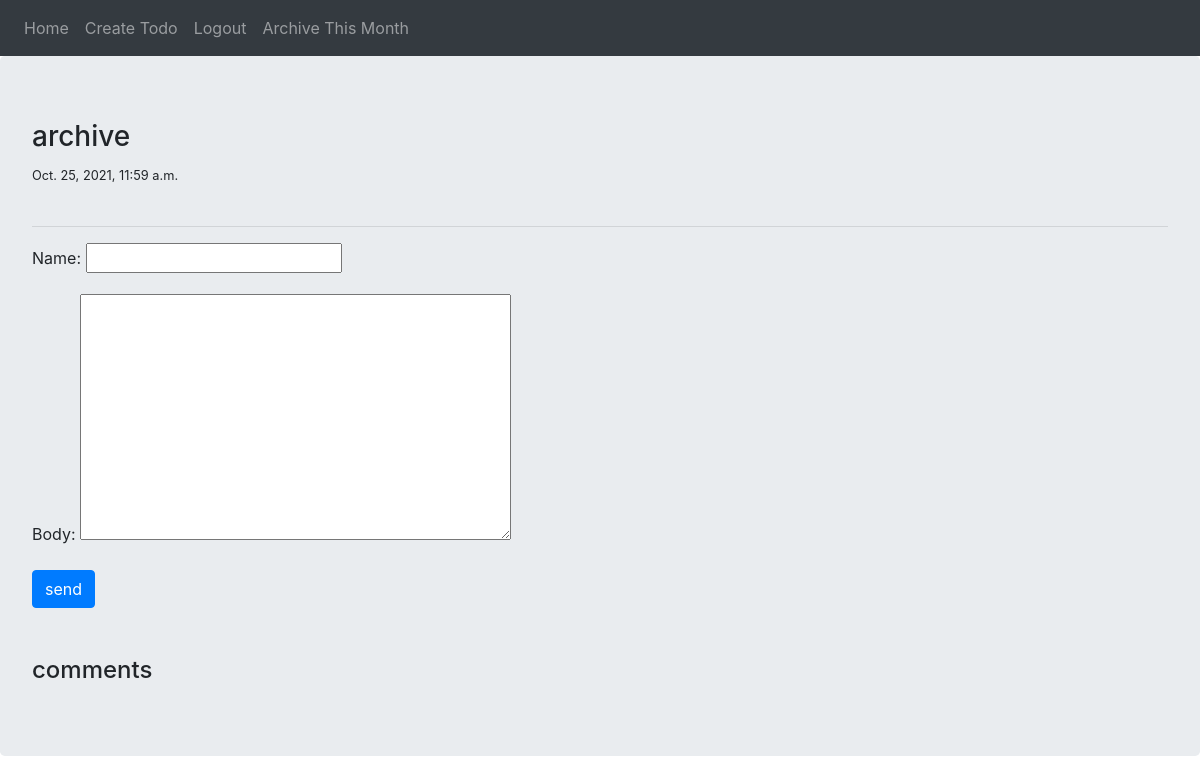
The app's page /6/archive/ (signed in), older data.
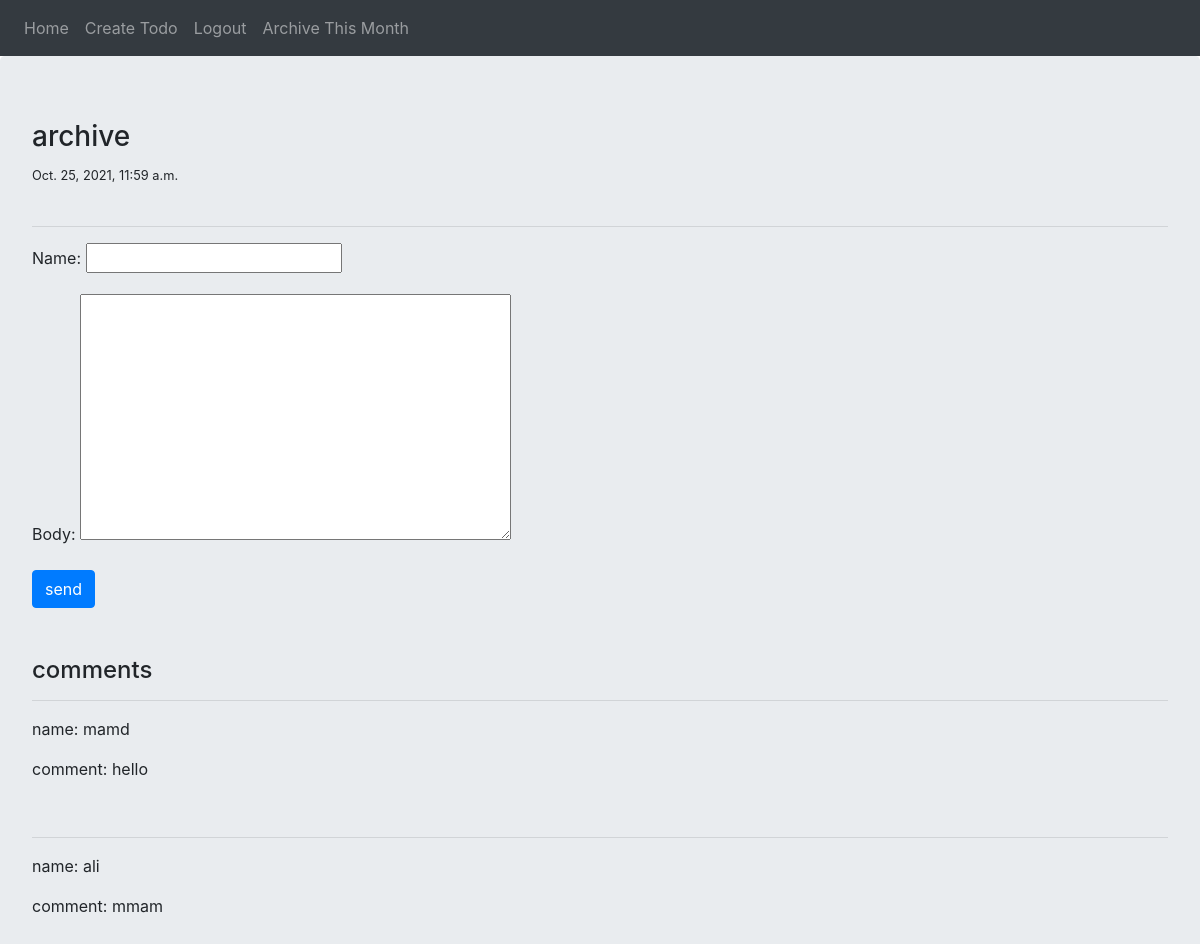
The same page, newer data.
### first/models.py (models this page shows, shortened)
class Todo(models.Model):
    title = models.CharField(max_length=100)
    slug = models.SlugField(blank=True, null=True)
    created = models.DateTimeField(auto_now_add=True)
    published = models.DateTimeField(default=timezone.now)

class Comment(models.Model):
    todo = models.ForeignKey(Todo, on_delete=models.CASCADE, related_name='comments')
    name = models.CharField(max_length=200)
    body = models.TextField()

### first/views.py (the view, shortened to what this page needs)
# urls.py: path('<int:pk>/<slug:todo_slug>/', views.DetailTodo.as_view(), name='detail_todo'),
class DetailTodo(LoginRequiredMixin, FormMixin, DetailView):
    template_name = 'first/detail.html'
    context_object_name = 'todo'
    def get_queryset(self, **kwargs):
        return Todo.objects.filter(id=self.kwargs['pk'], slug__iexact=self.kwargs['todo_slug'])
    form_class = CommentForm

### first/forms.py
class CommentForm(forms.ModelForm):
    class Meta:
        model = Comment
        fields = ('name', 'body')

### first/templates/first/detail.html (shortened to what this page needs)
{% extends 'base.html' %}
{% block content %}
    <h3>
        {{ todo.title }}
    </h3>
    <small>
        {{ todo.created }}
    </small>
    <br>
    <br>
    <hr>
    <form method="post">
        {{ form.as_p }}
        <input type="submit" class="btn btn-primary" value="send">
    </form>
    <br>
    <br>
    <h4>
        comments
    </h4>
    {% for cmt in todo.comments.all %}
        <hr>
        <p>
            name: {{ cmt.name }}
        </p>
        <p>
            comment: {{ cmt.body }}
        </p>
        <br>
    {% endfor %}
{% endblock %}

### templates/base.html (shortened to what this page needs)
<!DOCTYPE html>
<html lang="en">
<head>
    <link rel="stylesheet" href="https://cdn.jsdelivr.net/npm/bootstrap@4.6.0/dist/css/bootstrap.min.css">
</head>
<body>
    {% include 'inc/navbar.html' %}
    <div class="jumbotron">
        {% block content %} {% endblock %}
    </div>
</body>
</html>

### templates/inc/navbar.html
<nav class="navbar navbar-expand-lg navbar-dark bg-dark">
    <div class="navbar-nav">
            <a class="nav-link" href="{% url 'first:home' %}">Home</a>
            <a class="nav-link" href="{% url 'first:create_todo' %}">Create Todo</a>
        {% if request.user.is_authenticated %}
            <a class="nav-link" href="{% url 'accounts:logout' %}">Logout</a>
        {% else %}
            <a class="nav-link" href="{% url 'accounts:login' %}">Login</a>
        {% endif %}
        <a class="nav-link" href="{% url 'first:month_todo' 2021 10 %}">Archive This Month</a>
    </div>
</nav>

Row changes from the older to the newer data that the page shows:
added Comment: name "mamd", body "hello"
added Comment: name "ali", body "mmam"
